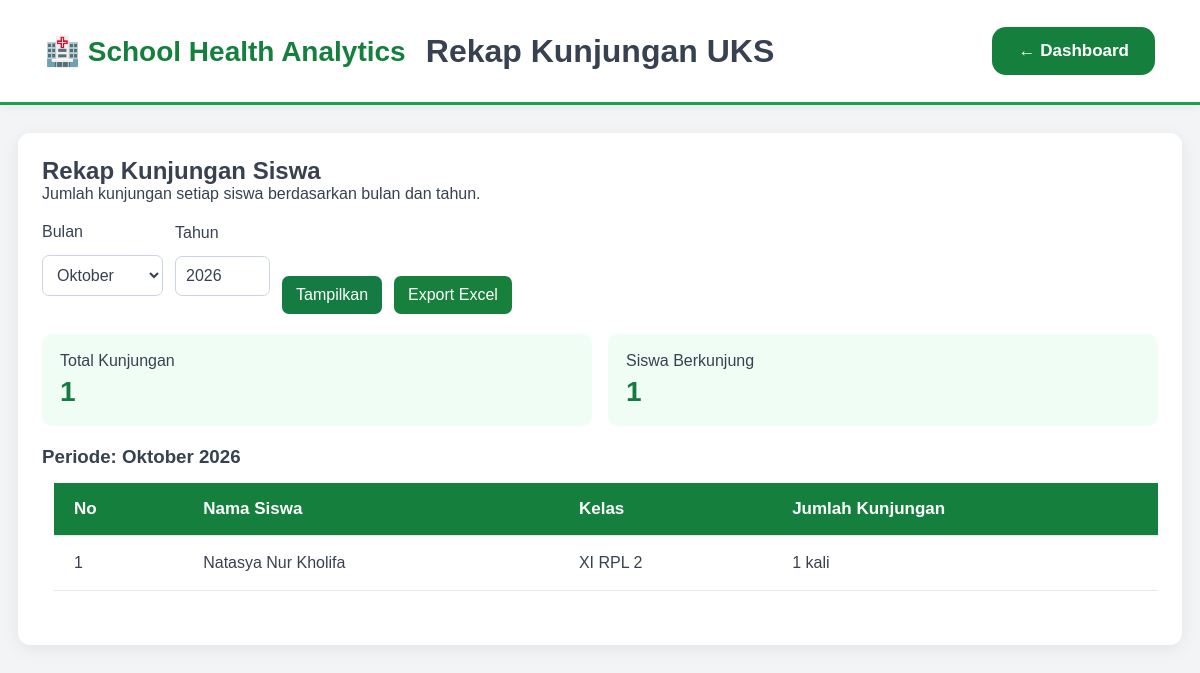
Screenshot of /laporan/index.php (signed in) with the database file from the repository.
### tables this page shows
CREATE TABLE `siswa` (
  `id` int(11) NOT NULL,
  `nis` varchar(20) DEFAULT NULL,
  `nama` varchar(100) DEFAULT NULL,
  `jenis_kelamin` enum('L','P') DEFAULT NULL,
  `kelas` varchar(20) DEFAULT NULL,
  `tanggal_lahir` date DEFAULT NULL,
  `alamat` text DEFAULT NULL
);

### laporan/index.php (the view, shortened to what this page needs)
<?php
include "../config/koneksi.php";
$bulan = isset($_GET['bulan']) ? (int)$_GET['bulan'] : (int)date('m');
$tahun = isset($_GET['tahun']) ? (int)$_GET['tahun'] : (int)date('Y');
$awal = sprintf('%04d-%02d-01', $tahun, $bulan);
$akhir = date('Y-m-d', strtotime($awal . ' +1 month'));
$sql = "SELECT s.id, s.nama, s.kelas, COUNT(k.id) AS jumlah
        FROM kunjungan k
        JOIN siswa s ON s.id = k.siswa_id
        WHERE k.tanggal >= ? AND k.tanggal < ?
        GROUP BY s.id, s.nama, s.kelas
        ORDER BY jumlah DESC, s.nama ASC";
$stmt = mysqli_prepare($conn, $sql);
mysqli_stmt_bind_param($stmt, "ss", $awal, $akhir);
mysqli_stmt_execute($stmt);
$result = mysqli_stmt_get_result($stmt);
$data = [];
$totalKunjungan = 0;
while ($row = mysqli_fetch_assoc($result)) {
    $data[] = $row;
    $totalKunjungan += (int)$row['jumlah'];
}
$namaBulan = [
    1 => 'Januari', 2 => 'Februari', 3 => 'Maret',
    4 => 'April', 5 => 'Mei', 6 => 'Juni',
    7 => 'Juli', 8 => 'Agustus', 9 => 'September',
    10 => 'Oktober', 11 => 'November', 12 => 'Desember'
];
?>
<!DOCTYPE html>
<html lang="id">
<head>
<link rel="stylesheet" href="../assets/css/dashboard.css">
</head>
<body>
<header class="navbar">
    <div class="navbar-logo">🏥 School Health Analytics</div>
    <div class="navbar-title">Rekap Kunjungan UKS</div>
    <a href="../dashboard.php" class="btn-dashboard">← Dashboard</a>
</header>
<main class="report-wrap">
<section class="report-card">
    <h2>Rekap Kunjungan Siswa</h2>
    <p>Jumlah kunjungan setiap siswa berdasarkan bulan dan tahun.</p>
    <form method="get" class="filters">
        <label>
            Bulan
            <select name="bulan">
                <?php foreach ($namaBulan as $nomor => $nama): ?>
                    <option value="<?= $nomor ?>"
                        <?= $bulan === $nomor ? 'selected' : '' ?>>
                        <?= $nama ?>
                    </option>
                <?php endforeach; ?>
            </select>
        </label>
        <label>
            Tahun
            <input type="number" name="tahun"
                   min="2000" max="2100"
                   value="<?= $tahun ?>" required>
        </label>
        <button class="btn" type="submit">Tampilkan</button>
        <a class="btn btn-export"
           href="export.php?bulan=<?= $bulan ?>&tahun=<?= $tahun ?>">
            Export Excel
        </a>
    </form>
    <div class="stats">
        <div class="stat">
            Total Kunjungan
            <strong><?= $totalKunjungan ?></strong>
        </div>
        <div class="stat">
            Siswa Berkunjung
            <strong><?= count($data) ?></strong>
        </div>
    </div>
    <h3>Periode: <?= $namaBulan[$bulan] . ' ' . $tahun ?></h3>
    <div class="table-scroll">
    <table>
        <thead>
        <tr>
            <th>No</th>
            <th>Nama Siswa</th>
            <th>Kelas</th>
            <th>Jumlah Kunjungan</th>
        </tr>
        </thead>
        <tbody>
        <?php if ($data): ?>
            <?php foreach ($data as $i => $siswa): ?>
            <tr>
                <td><?= $i + 1 ?></td>
                <td><?= htmlspecialchars($siswa['nama']) ?></td>
                <td><?= htmlspecialchars($siswa['kelas'] ?? '-') ?></td>
                <td><?= (int)$siswa['jumlah'] ?> kali</td>
            </tr>
            <?php endforeach; ?>
        <?php else: ?>
            <tr>
                <td colspan="4">Belum ada kunjungan pada periode ini.</td>
            </tr>
        <?php endif; ?>
        </tbody>
    </table>
    </div>
</section>
</main>
</body>
</html>

### assets/css/dashboard.css (style rules this page uses)
* { margin:0; padding:0; box-sizing:border-box; font-family:Arial, Helvetica, sans-serif; }
body { background:#f4f7fb; color:#333; }
table { width:100%; border-collapse:collapse; }
table th { background:#2563eb; color:white; padding:12px; }
table td { padding:12px; border-bottom:1px solid #eee; }
input, select, textarea { width:100%; padding:12px; margin-top:8px; margin-bottom:18px; border:1px solid #ddd; border-radius:8px; outline:none; }
.btn-dashboard { background:#2563eb; color:#fff; text-decoration:none; padding:12px 24px; border-radius:12px; font-weight:600; transition:.3s; }
.navbar { width: 100%; min-height: 105px; display: flex; align-items: center; justify-content: space-between; padding: 0 45px; box-sizing: border-box; background: #ffffff; border-bottom: 3px solid #2563eb; box-shadow: 0 2px 10px rgba(0, 0, 0, 0.05); }
.navbar-logo { display: flex; align-items: center; gap: 10px; color: #2563eb; font-size: 28px; font-weight: 700; white-space: nowrap; }
.navbar-title { position: absolute; left: 50%; transform: translateX(-50%); color: #172033; font-size: 32px; font-weight: 700; white-space: nowrap; }
.btn-dashboard { display: inline-flex; align-items: center; justify-content: center; padding: 14px 26px; background: #2563eb; color: #ffffff; text-decoration: none; border-radius: 14px; font-size: 17px; font-weight: 600; transition: 0.3s; }
table { width: calc(100% - 24px); margin: 0 12px 30px; border-collapse: collapse; background: #ffffff; }
table thead { background: #2563eb; color: #ffffff; }
table th { padding: 16px 20px; font-size: 17px; font-weight: 700; text-align: left; }
table td { padding: 18px 20px; border-bottom: 1px solid #e5e7eb; font-size: 16px; color: #172033; }
body { background: #f3f4f6; color: #374151; }
table { background: #ffffff; }
table thead { background: #15803d; color: #ffffff; }
table th { background: #15803d; color: #ffffff; }
table td { color: #374151; border-bottom: 1px solid #e5e7eb; }
input, select, textarea { background: #ffffff; border: 1px solid #d1d5db; color: #374151; }
.btn-dashboard { background: #15803d; color: #ffffff; }
.navbar { background: #ffffff; border-bottom: 3px solid #16a34a; }
.navbar-logo { color: #15803d; }
.navbar-title { color: #374151; }
.navbar .btn-dashboard { background: #15803d; }

### laporan/index.php (style rules this page uses)
.report-wrap { max-width:1200px;margin:28px auto;padding:0 18px }
.report-card { background:#fff;padding:24px;border-radius:12px;box-shadow:0 4px 18px #0001 }
.filters { display:flex;gap:12px;align-items:end;flex-wrap:wrap;margin:20px 0 }
.filters label { display:flex;flex-direction:column;gap:6px }
.filters select,.filters input { padding:10px;border:1px solid #cbd5e1;border-radius:7px;font:inherit }
.btn { display:inline-block;padding:10px 14px;border:0;border-radius:7px;background:#147c43;color:#fff;text-decoration:none;cursor:pointer;font:inherit }
.btn-export { background:#16803c }
.stats { display:flex;gap:16px;flex-wrap:wrap;margin:20px 0 }
.stat { flex:1;min-width:180px;padding:18px;background:#f0fdf4;border-radius:10px }
.stat strong { display:block;font-size:28px;color:#147c43;margin-top:6px }
.table-scroll { overflow-x:auto }
table { width:100%;border-collapse:collapse;margin-top:15px }
th { background:#147c43;color:white;text-align:left }
th,td { padding:12px;border-bottom:1px solid #e5e7eb }

### rows the page displays
siswa: nama "Natasya Nur Kholifa", kelas "XI RPL 2", jumlah "1"

### other values shown
$totalKunjungan "1"
count($data) "1"
$namaBulan[$bulan] "Oktober"
$tahun "2026"
form field bulan "Oktober"
